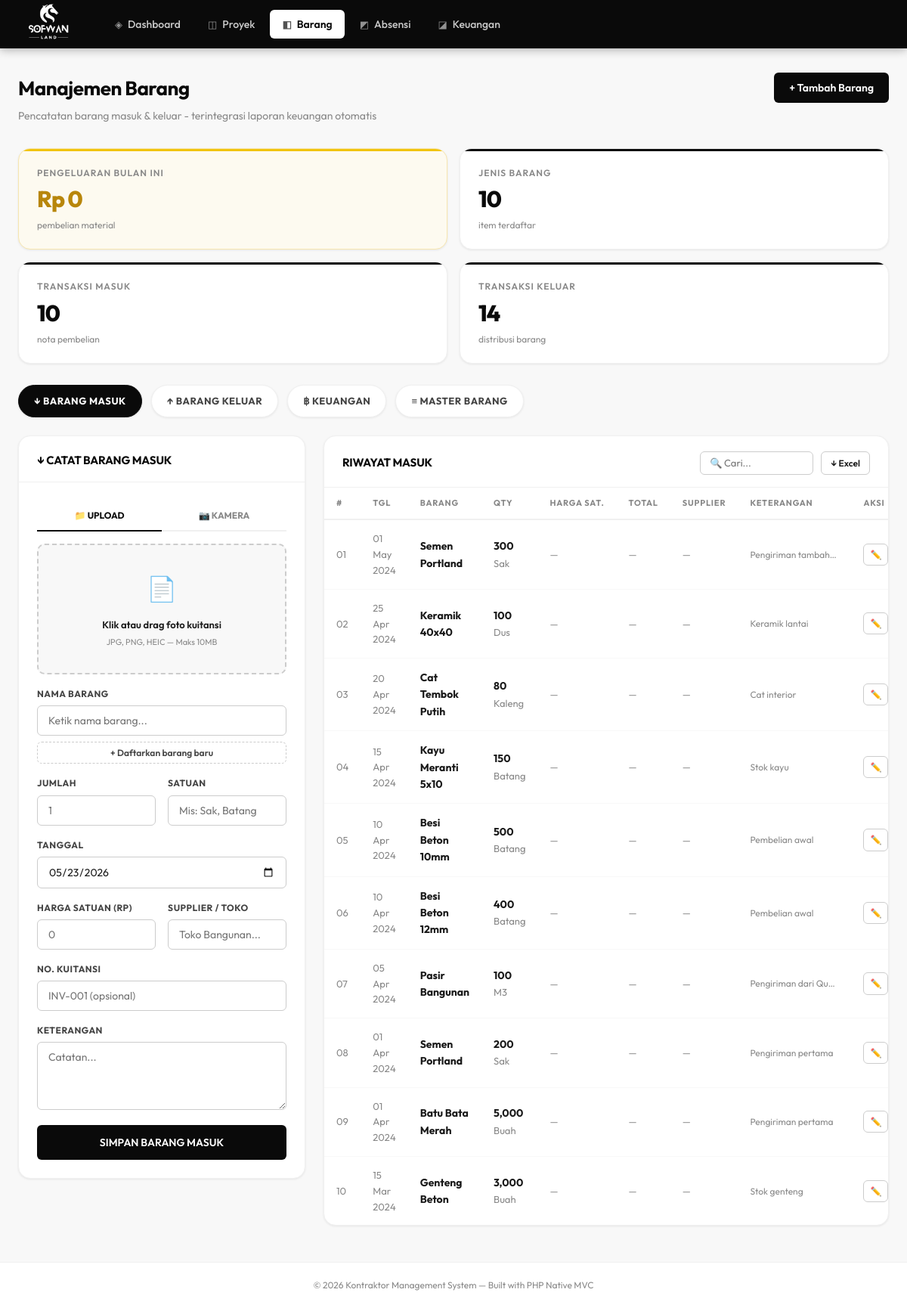
The page /index.php/public/index.php?page=barang (signed in) on the database its author committed.
### tables this page shows
CREATE TABLE IF NOT EXISTS barang_masuk (
    id INT AUTO_INCREMENT PRIMARY KEY,
    id_barang INT NOT NULL,
    jumlah INT NOT NULL,
    tanggal DATE NOT NULL,
    harga_satuan DECIMAL(15,2) DEFAULT 0,
    supplier VARCHAR(255),
    no_kuitansi VARCHAR(100),
    foto_kuitansi VARCHAR(255),
    keterangan TEXT,
    created_at TIMESTAMP DEFAULT CURRENT_TIMESTAMP,
    FOREIGN KEY (id_barang) REFERENCES barang(id)
);

CREATE TABLE IF NOT EXISTS barang (
    id INT AUTO_INCREMENT PRIMARY KEY,
    nama_barang VARCHAR(255) NOT NULL,
    satuan VARCHAR(50),
    stok INT DEFAULT 0,
    harga_satuan DECIMAL(15,2) DEFAULT 0,
    created_at TIMESTAMP DEFAULT CURRENT_TIMESTAMP
);

### config/database.php (called while the page is built, shortened)
<?php
function getDB() {
    static $pdo = null;
    if ($pdo === null) {
        try {
            $dsn = "mysql:host=" . DB_HOST . ";dbname=" . DB_NAME . ";charset=utf8mb4";
            $pdo = new PDO($dsn, DB_USER, DB_PASS, [
                PDO::ATTR_ERRMODE            => PDO::ERRMODE_EXCEPTION,
                PDO::ATTR_DEFAULT_FETCH_MODE => PDO::FETCH_ASSOC,
                PDO::ATTR_EMULATE_PREPARES   => false,
            ]);
        } catch (PDOException $e) {
            die(json_encode(['error' => 'Koneksi database gagal: ' . $e->getMessage()]));
        }
    }
    return $pdo;
}

### app/models/BarangModel.php (called while the page is built, shortened)
<?php
class BarangModel {
    private $db;
    public function __construct() {
        $this->db = getDB();
    }
    public function getMasuk(): array {
        return $this->db->query("
            SELECT bm.*, b.nama_barang, b.satuan
            FROM barang_masuk bm JOIN barang b ON b.id = bm.id_barang
            ORDER BY bm.tanggal DESC LIMIT 50
        ")->fetchAll();
    }
    public function getDashboardSummary(): array {
        $bulanIni = date('Y-m');
        try {
            $pengeluaran = $this->db->query("SELECT COALESCE(SUM(harga_satuan * jumlah), 0) FROM barang_masuk WHERE DATE_FORMAT(tanggal, '%Y-%m') = '$bulanIni'")->fetchColumn();
        } catch (PDOException $e) {
            if (strpos($e->getMessage(), 'Unknown column') !== false) {
                $this->db->exec("ALTER TABLE barang_masuk ADD COLUMN harga_satuan DECIMAL(15,2) DEFAULT 0;");
                $this->db->exec("ALTER TABLE barang_masuk ADD COLUMN supplier VARCHAR(255) NULL;");
                $this->db->exec("ALTER TABLE barang_masuk ADD COLUMN no_kuitansi VARCHAR(100) NULL;");
                $this->db->exec("ALTER TABLE barang_masuk ADD COLUMN foto_kuitansi VARCHAR(255) NULL;");
                $pengeluaran = $this->db->query("SELECT COALESCE(SUM(harga_satuan * jumlah), 0) FROM barang_masuk WHERE DATE_FORMAT(tanggal, '%Y-%m') = '$bulanIni'")->fetchColumn();
            } else {
                throw $e;
            }
        }
        $jenisBarang = $this->db->query("SELECT COUNT(*) FROM barang")->fetchColumn();
        $transaksiMasuk = $this->db->query("SELECT COUNT(*) FROM barang_masuk")->fetchColumn();
        $transaksiKeluar = $this->db->query("SELECT COUNT(*) FROM barang_keluar")->fetchColumn();
        $totalPengeluaran = $this->db->query("SELECT COALESCE(SUM(harga_satuan * jumlah), 0) FROM barang_masuk")->fetchColumn();
        return [
            'pengeluaran_bulan_ini' => $pengeluaran,
            'jenis_barang' => $jenisBarang,
            'transaksi_masuk' => $transaksiMasuk,
            'transaksi_keluar' => $transaksiKeluar,
            'total_pengeluaran' => $totalPengeluaran
        ];
    }
}

### app/views/barang/index.php (the view, shortened to what this page needs)
<?php require BASE_PATH . '/app/views/layouts/header.php';
?>
<div class="stats-grid">
    <div class="stat-card highlight-stat">
        <div class="stat-label">Pengeluaran Bulan Ini</div>
        <div class="stat-value">Rp <?= number_format($summary['pengeluaran_bulan_ini'] ?? 0, 0, ',', '.') ?></div>
        <div class="stat-trend">pembelian material</div>
    </div>
    <div class="stat-card">
        <div class="stat-label">Jenis Barang</div>
        <div class="stat-value"><?= number_format($summary['jenis_barang'] ?? 0) ?></div>
        <div class="stat-trend">item terdaftar</div>
    </div>
    <div class="stat-card">
        <div class="stat-label">Transaksi Masuk</div>
        <div class="stat-value"><?= number_format($summary['transaksi_masuk'] ?? 0) ?></div>
        <div class="stat-trend">nota pembelian</div>
    </div>
    <div class="stat-card">
        <div class="stat-label">Transaksi Keluar</div>
        <div class="stat-value"><?= number_format($summary['transaksi_keluar'] ?? 0) ?></div>
        <div class="stat-trend">distribusi barang</div>
    </div>
</div>
<?php
$activeTab = $_GET['tab'] ?? 'masuk';
?>
<div class="pill-nav">
    <a href="?page=barang&tab=masuk" class="pill-btn <?= $activeTab === 'masuk' ? 'active' : '' ?>">↓ Barang Masuk</a>
    <a href="?page=barang&tab=keluar" class="pill-btn <?= $activeTab === 'keluar' ? 'active' : '' ?>">↑ Barang Keluar</a>
    <a href="?page=keuangan" class="pill-btn">฿ Keuangan</a>
    <a href="?page=barang&tab=stok" class="pill-btn <?= $activeTab === 'stok' ? 'active' : '' ?>">≡ Master Barang</a>
</div>
<?php if ($activeTab === 'masuk'): ?>
<div class="split-layout">
    <div class="card">
        <div class="card-header">
            <span class="card-title">↓ CATAT BARANG MASUK</span>
        </div>
        <div class="card-body">
            <div class="toggle-tabs">
                <div class="toggle-tab active" id="tab-upload" onclick="switchUploadMode('upload')">📁 UPLOAD</div>
                <div class="toggle-tab" id="tab-kamera" onclick="switchUploadMode('kamera')">📷 KAMERA</div>
            </div>
            <form method="POST" action="?page=barang&action=storeMasuk" enctype="multipart/form-data" id="form-masuk">
                <div class="dropzone-area" id="dropzone" onclick="document.getElementById('file-input').click()">
                    <div id="upload-ui">
                        <div class="dropzone-icon">📄</div>
                        <div class="dropzone-text">Klik atau drag foto kuitansi</div>
                        <div class="dropzone-subtext">JPG, PNG, HEIC — Maks 10MB</div>
                    </div>
                </div>
                <div class="form-grid">
                    <div class="form-group form-full">
                        <label>Nama Barang</label>
                        <div class="input-with-button">
                            <input type="text" id="nama_barang_baru" name="nama_barang_baru" placeholder="Ketik nama barang..." list="barang-list" onchange="syncBarangId(this)">
                            <button type="button" class="btn btn-add-new" onclick="document.getElementById('nama_barang_baru').focus()">+ Daftarkan barang baru</button>
                        </div>
                    </div>
                    <div class="form-group">
                        <label>Jumlah</label>
                        <input type="number" id="jumlah" name="jumlah" min="1" required placeholder="1">
                    </div>
                    <div class="form-group">
                        <label>Satuan</label>
                        <input type="text" id="satuan" name="satuan" placeholder="Mis: Sak, Batang">
                    </div>
                    <div class="form-group form-full">
                        <label>Tanggal</label>
                        <input type="date" id="tanggal" name="tanggal" value="<?= date('Y-m-d') ?>">
                    </div>
                    <div class="form-group">
                        <label>Harga Satuan (Rp)</label>
                        <input type="number" id="harga_satuan" name="harga_satuan" placeholder="0">
                    </div>
                    <div class="form-group">
                        <label>Supplier / Toko</label>
                        <input type="text" id="supplier" name="supplier" placeholder="Toko Bangunan...">
                    </div>
                    <div class="form-group form-full">
                        <label>No. Kuitansi</label>
                        <input type="text" id="no_kuitansi" name="no_kuitansi" placeholder="INV-001 (opsional)">
                    </div>
                    <div class="form-group form-full">
                        <label>Keterangan</label>
                        <textarea id="keterangan" name="keterangan" rows="2" placeholder="Catatan..."></textarea>
                    </div>
                </div>
                <button type="submit" class="btn btn-primary" style="margin-top:20px; width: 100%; justify-content: center; padding: 14px; font-size: 14px;">SIMPAN BARANG MASUK</button>
            </form>
        </div>
    </div>
    <div class="card">
        <div class="card-header">
            <span class="card-title" style="text-transform: uppercase;">Riwayat Masuk</span>
            <div style="display:flex; gap:10px;">
                <input type="text" placeholder="🔍 Cari..." style="width: 150px; padding: 6px 12px; font-size: 13px;">
                <a href="?page=barang&action=exportMasukExcel" class="btn btn-secondary btn-sm" style="text-decoration:none;">↓ Excel</a>
            </div>
        </div>
        <div class="table-wrap">
            <table>
                <thead>
                    <tr>
                        <th>#</th>
                        <th>Tgl</th>
                        <th>Barang</th>
                        <th>Qty</th>
                        <th>Harga Sat.</th>
                        <th>Total</th>
                        <th>Supplier</th>
                        <th>Keterangan</th>
                        <th>Aksi</th>
                    </tr>
                </thead>
                <tbody>
                    <?php if (empty($masukList)): ?>
                    <tr><td colspan="7" class="text-center text-muted" style="padding:40px">Belum ada riwayat masuk</td></tr>
                    <?php else: ?>
                    <?php foreach ($masukList as $i => $m): ?>
                    <tr>
                        <td class="text-muted"><?= str_pad($i + 1, 2, '0', STR_PAD_LEFT) ?></td>
                        <td class="text-muted" style="font-size:13px"><?= date('d M Y', strtotime($m['tanggal'])) ?></td>
                        <td><strong><?= htmlspecialchars($m['nama_barang']) ?></strong></td>
                        <td><strong><?= number_format($m['jumlah']) ?></strong> <span class="text-muted"><?= $m['satuan'] ?></span></td>
                        <?php if (isset($m['harga_satuan']) && $m['harga_satuan'] > 0): ?>
                            <td class="text-muted">Rp <?= number_format($m['harga_satuan'],0,',','.') ?></td>
                            <td><strong>Rp <?= number_format($m['harga_satuan'] * $m['jumlah'],0,',','.') ?></strong></td>
                        <?php else: ?>
                            <td class="text-muted">—</td>
                            <td class="text-muted">—</td>
                        <?php endif; ?>
                        <td class="text-muted"><?= htmlspecialchars($m['supplier'] ?? '—') ?></td>
                        <td class="text-muted" style="font-size:12px; max-width: 150px; overflow: hidden; text-overflow: ellipsis; white-space: nowrap;" title="<?= htmlspecialchars($m['keterangan'] ?? '') ?>">
                            <?= htmlspecialchars($m['keterangan'] ?? '—') ?>
                        </td>
                        <td>
                            <div class="flex" style="gap:4px">
                                <a href="?page=barang&action=editMasuk&id=<?= $m['id'] ?>" class="btn btn-secondary btn-sm" title="Edit" style="padding:4px 8px">✏️</a>
                            </div>
                        </td>
                    </tr>
                    <?php endforeach; ?>
                    <?php endif; ?>
                </tbody>
            </table>
        </div>
    </div>
</div>
<?php endif; ?>
<?php require BASE_PATH . '/app/views/layouts/footer.php'; ?>

### public/index.php (shortened to what this page needs)
<?php
require_once BASE_PATH . '/config/database.php';
spl_autoload_register(function ($class) {
    $paths = [
        BASE_PATH . '/app/models/' . $class . '.php',
        BASE_PATH . '/app/controllers/' . $class . '.php',
    ];
    foreach ($paths as $path) {
        if (file_exists($path)) {
            return;
        }
    }
});
$page    = $_GET['page'] ?? 'dashboard';
$action  = $_GET['action'] ?? 'index';
$id      = $_GET['id'] ?? null;
$routes = [
    'login'     => 'LoginController',
    'dashboard' => 'DashboardController',
    'proyek'    => 'ProyekController',
    'barang'    => 'BarangController',
    'absensi'   => 'AbsensiController',
    'keuangan'  => 'KeuanganController',
];
if (isset($routes[$page])) {
    $controller = new $controllerClass();
    if ($action === 'index')            $controller->index();
    elseif ($action === 'authenticate') $controller->authenticate();
    elseif ($action === 'logout')       $controller->logout();
    elseif ($action === 'detail')       $controller->detail((int)$id);
    elseif ($action === 'create')       $controller->create();
    elseif ($action === 'store')        $controller->store();
    elseif ($action === 'storeMasuk')   $controller->storeMasuk();
    elseif ($action === 'storeKeluar')  $controller->storeKeluar();
    elseif ($action === 'edit')         $controller->edit((int)$id);
    elseif ($action === 'update')       $controller->update((int)$id);
    elseif ($action === 'delete')       $controller->delete((int)$id);
    elseif ($action === 'exportMasukExcel') $controller->exportMasukExcel();
    elseif ($action === 'editMasuk')    $controller->editMasuk((int)$id);
    elseif ($action === 'updateMasuk')  $controller->updateMasuk((int)$id);
    elseif ($action === 'deleteMasuk')  $controller->deleteMasuk((int)$id);
    else                                $controller->index();
} else {
    http_response_code(404);
    echo "<h1>404 - Halaman tidak ditemukan</h1>";
}

### app/controllers/BarangController.php (shortened to what this page needs)
<?php
class BarangController {
    private $model;
    public function __construct() {
        $this->model      = new BarangModel();
    }
    public function index() {
        $masukList   = $this->model->getMasuk();
        $summary     = $this->model->getDashboardSummary();
        $pageTitle   = 'Manajemen Barang';
        $pageSubtitle = 'Pencatatan barang masuk & keluar - terintegrasi laporan keuangan otomatis';
        $pageAction  = '<a href="' . BASE_URL . '/public/index.php?page=barang&action=create" class="btn btn-primary">+ Tambah Barang</a>';
        require BASE_PATH . '/app/views/barang/index.php';
    }
}

### app/views/layouts/header.php (shortened to what this page needs)
<!DOCTYPE html>
<html lang="id">
<head>
    <link rel="stylesheet" href="<?= BASE_URL ?>/public/assets/css/style.css">
</head>
<body>
<nav class="navbar d-flex justify-content-between align-items-center">
  <div class="d-flex align-items-center">
        <img src="assets/logoputih.png" width="80" class="me-2">
    </div>
    <div class="navbar-menu" id="navMenu">
        <?php
        $currentPage = $_GET['page'] ?? 'dashboard';
        $menuItems = [
            'dashboard' => ['icon' => '◈', 'label' => 'Dashboard'],
            'proyek'    => ['icon' => '◫', 'label' => 'Proyek'],
            'barang'    => ['icon' => '◧', 'label' => 'Barang'],
            'absensi'   => ['icon' => '◩', 'label' => 'Absensi'],
            'keuangan'  => ['icon' => '◪', 'label' => 'Keuangan'],
        ];
        foreach ($menuItems as $key => $item):
            $isActive = ($currentPage === $key) ? 'active' : '';
        ?>
        <a href="<?= BASE_URL ?>/public/index.php?page=<?= $key ?>" class="nav-link <?= $isActive ?>">
            <span class="nav-icon"><?= $item['icon'] ?></span>
            <?= $item['label'] ?>
        </a>
        <?php endforeach; ?>
    </div>
</nav>
<main class="main-content">
    <div class="page-header">
        <div>
            <h1 class="page-title"><?= $pageTitle ?? 'Dashboard' ?></h1>
            <?php if (!empty($pageSubtitle)): ?>
            <p class="page-subtitle"><?= $pageSubtitle ?></p>
            <?php endif; ?>
        </div>
        <?php if (!empty($pageAction)): ?>
        <div class="page-actions">
            <?= $pageAction ?>
        </div>
        <?php endif; ?>
    </div>

### app/views/layouts/footer.php (shortened to what this page needs)
</main>
<footer class="footer">
    <p>© <?= date('Y') ?> Kontraktor Management System &mdash; Built with PHP Native MVC</p>
</footer>
</body>
</html>

### rows shown on the page
barang_masuk: harga_satuan "0", id "10", i "10", tanggal "15 Mar 2024", id_barang.nama_barang "Genteng Beton", jumlah "3,000", id_barang.satuan "Buah", supplier "—", keterangan "Stok genteng"
barang_masuk: i "01", tanggal "01 May 2024", id_barang.nama_barang "Semen Portland", jumlah "300", id_barang.satuan "Sak", supplier "—", keterangan "Pengiriman tambahan"
barang_masuk: i "02", tanggal "25 Apr 2024", id_barang.nama_barang "Keramik 40x40", jumlah "100", id_barang.satuan "Dus", supplier "—", keterangan "Keramik lantai"
barang_masuk: i "03", tanggal "20 Apr 2024", id_barang.nama_barang "Cat Tembok Putih", jumlah "80", id_barang.satuan "Kaleng", supplier "—", keterangan "Cat interior"
barang_masuk: i "04", tanggal "15 Apr 2024", id_barang.nama_barang "Kayu Meranti 5x10", jumlah "150", id_barang.satuan "Batang", supplier "—", keterangan "Stok kayu"
barang_masuk: i "05", tanggal "10 Apr 2024", id_barang.nama_barang "Besi Beton 10mm", jumlah "500", id_barang.satuan "Batang", supplier "—", keterangan "Pembelian awal"
barang_masuk: i "06", tanggal "10 Apr 2024", id_barang.nama_barang "Besi Beton 12mm", jumlah "400", id_barang.satuan "Batang", supplier "—", keterangan "Pembelian awal"
barang_masuk: i "07", tanggal "05 Apr 2024", id_barang.nama_barang "Pasir Bangunan", jumlah "100", id_barang.satuan "M3", supplier "—", keterangan "Pengiriman dari Qu…"
barang_masuk: i "08", tanggal "01 Apr 2024", id_barang.nama_barang "Semen Portland", jumlah "200", id_barang.satuan "Sak", supplier "—", keterangan "Pengiriman pertama"
barang_masuk: i "09", tanggal "01 Apr 2024", id_barang.nama_barang "Batu Bata Merah", jumlah "5,000", id_barang.satuan "Buah", supplier "—", keterangan "Pengiriman pertama"

### other values the page prints
$item['icon'] "◈"
$item['label'] "Dashboard"
$item['icon'] "◫"
$item['label'] "Proyek"
$item['icon'] "◧"
$item['label'] "Barang"
$item['icon'] "◩"
$item['label'] "Absensi"
$item['icon'] "◪"
$item['label'] "Keuangan"
$pageTitle "Manajemen Barang"
$pageSubtitle "Pencatatan barang masuk & keluar - terintegrasi laporan keuangan otomatis"
$summary['transaksi_keluar'] "14"
